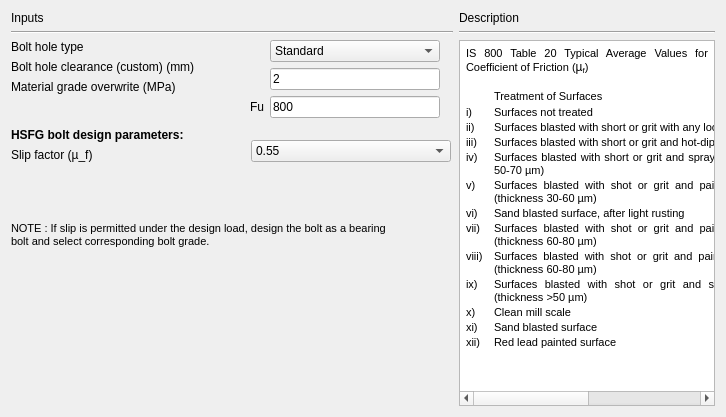
     <widget class="QWidget" name="tab_Bolt">
      <attribute name="title">
       <string>Bolt</string>
      </attribute>
      <layout class="QGridLayout" name="gridLayout_16">
       <item row="0" column="0">
        <layout class="QGridLayout" name="gridLayout_15">
         <item row="1" column="0">
          <layout class="QGridLayout" name="gridLayout_14">
           <item row="0" column="1">
            <layout class="QGridLayout" name="gridLayout_12">
             <item row="2" column="0">
              <layout class="QGridLayout" name="gridLayout_11">
               <item row="0" column="0">
                <widget class="QComboBox" name="combo_slipfactor">
                 <property name="minimumSize">
                  <size>
                   <width>0</width>
                   <height>0</height>
                  </size>
                 </property>
                 <property name="maximumSize">
                  <size>
                   <width>200</width>
                   <height>16777215</height>
                  </size>
                 </property>
                 <property name="currentIndex">
                  <number>8</number>
                 </property>
                 <item>
                  <property name="text">
                   <string>0.2</string>
                  </property>
                 </item>
                 <item>
                  <property name="text">
                   <string>0.5</string>
                  </property>
                 </item>
                 <item>
                  <property name="text">
                   <string>0.1</string>
                  </property>
                 </item>
                 <item>
                  <property name="text">
                   <string>0.25</string>
                  </property>
                 </item>
                 <item>
                  <property name="text">
                   <string>0.3</string>
                  </property>
                 </item>
                 <item>
                  <property name="text">
                   <string>0.33</string>
                  </property>
                 </item>
                 <item>
                  <property name="text">
                   <string>0.48</string>
                  </property>
                 </item>
                 <item>
                  <property name="text">
                   <string>0.52</string>
                  </property>
                 </item>
                 <item>
                  <property name="text">
                   <string>0.55</string>
                  </property>
                 </item>
                </widget>
               </item>
              </layout>
             </item>
             <item row="1" column="0">
              <spacer name="verticalSpacer_5">
               <property name="orientation">
                <enum>Qt::Vertical</enum>
               </property>
               <property name="sizeHint" stdset="0">
                <size>
                 <width>203</width>
                 <height>13</height>
                </size>
               </property>
              </spacer>
             </item>
             <item row="0" column="0">
              <layout class="QGridLayout" name="gridLayout_9">
               <item row="2" column="2">
                <widget class="QLabel" name="label_11">
                 <property name="text">
                  <string/>
                 </property>
                </widget>
               </item>
               <item row="2" column="1">
                <widget class="QLineEdit" name="txt_boltFu">
                 <property name="text">
                  <string>800</string>
                 </property>
                 <property name="alignment">
                  <set>Qt::AlignLeading|Qt::AlignLeft|Qt::AlignVCenter</set>
                 </property>
                 <property name="readOnly">
                  <bool>true</bool>
                 </property>
                </widget>
               </item>
               <item row="0" column="1">
                <widget class="QComboBox" name="combo_boltHoleType">
                 <property name="focusPolicy">
                  <enum>Qt::TabFocus</enum>
                 </property>
                 <item>
                  <property name="text">
                   <string>Standard</string>
                  </property>
                 </item>
                 <item>
                  <property name="text">
                   <string>Over-sized</string>
                  </property>
                 </item>
                </widget>
               </item>
               <item row="1" column="1">
                <widget class="QLineEdit" name="txt_boltHoleClearance">
                 <property name="text">
                  <string>2</string>
                 </property>
                 <property name="alignment">
                  <set>Qt::AlignLeading|Qt::AlignLeft|Qt::AlignVCenter</set>
                 </property>
                 <property name="readOnly">
                  <bool>true</bool>
                 </property>
                </widget>
               </item>
               <item row="1" column="2">
                <widget class="QLabel" name="label_9">
                 <property name="text">
                  <string/>
                 </property>
                </widget>
               </item>
               <item row="2" column="0">
                <widget class="QLabel" name="label_8">
                 <property name="text">
                  <string>Fu</string>
                 </property>
                </widget>
               </item>
              </layout>
             </item>
            </layout>
           </item>
           <item row="0" column="0">
            <layout class="QGridLayout" name="gridLayout_25">
             <item row="0" column="0">
              <layout class="QGridLayout" name="gridLayout">
               <item row="0" column="0">
                <widget class="QLabel" name="label">
                 <property name="text">
                  <string>Bolt hole type</string>
                 </property>
                </widget>
               </item>
               <item row="1" column="0">
                <widget class="QLabel" name="label_2">
                 <property name="text">
                  <string>Bolt hole clearance (custom) (mm)</string>
                 </property>
                </widget>
               </item>
               <item row="2" column="0">
                <widget class="QLabel" name="label_4">
                 <property name="text">
                  <string>Material grade overwrite (MPa)</string>
                 </property>
                </widget>
               </item>
              </layout>
             </item>
             <item row="1" column="0">
              <spacer name="verticalSpacer_6">
               <property name="orientation">
                <enum>Qt::Vertical</enum>
               </property>
               <property name="sizeHint" stdset="0">
                <size>
                 <width>233</width>
                 <height>28</height>
                </size>
               </property>
              </spacer>
             </item>
             <item row="2" column="0">
              <widget class="QLabel" name="label_7">
               <property name="font">
                <font>
                 <weight>75</weight>
                 <bold>true</bold>
                </font>
               </property>
               <property name="text">
                <string>HSFG bolt design parameters:</string>
               </property>
              </widget>
             </item>
             <item row="3" column="0">
              <widget class="QLabel" name="label_15">
               <property name="text">
                <string>Slip factor (µ_f)</string>
               </property>
              </widget>
             </item>
            </layout>
           </item>
          </layout>
         </item>
         <item row="0" column="0">
          <layout class="QGridLayout" name="gridLayout_27">
           <item row="0" column="0">
            <widget class="QLabel" name="label_5">
             <property name="text">
              <string>Inputs</string>
             </property>
            </widget>
           </item>
           <item row="1" column="0">
            <widget class="Line" name="line">
             <property name="orientation">
              <enum>Qt::Horizontal</enum>
             </property>
            </widget>
           </item>
          </layout>
         </item>
        </layout>
       </item>
       <item row="0" column="1" rowspan="4">
        <layout class="QGridLayout" name="gridLayout_8">
         <item row="0" column="0">
          <widget class="QLabel" name="label_3">
           <property name="text">
            <string>Description</string>
           </property>
          </widget>
         </item>
         <item row="1" column="0">
          <widget class="Line" name="line_4">
           <property name="orientation">
            <enum>Qt::Horizontal</enum>
           </property>
          </widget>
         </item>
         <item row="2" column="0">
          <widget class="QTextBrowser" name="textBrowser">
           <property name="minimumSize">
            <size>
             <width>210</width>
             <height>320</height>
            </size>
           </property>
           <property name="html">
            <string>&lt;!DOCTYPE HTML PUBLIC &quot;-//W3C//DTD HTML 4.0//EN&quot; &quot;http://www.w3.org/TR/REC-html40/strict.dtd&quot;&gt;
&lt;html&gt;&lt;head&gt;&lt;meta name=&quot;qrichtext&quot; content=&quot;1&quot; /&gt;&lt;style type=&quot;text/css&quot;&gt;
p, li { white-space: pre-wrap; }
&lt;/style&gt;&lt;/head&gt;&lt;body style=&quot; font-family:'Sans Serif'; font-size:9pt; font-weight:400; font-style:normal;&quot;&gt;
&lt;table border=&quot;0&quot; style=&quot; margin-top:0px; margin-bottom:0px; margin-left:0px; margin-right:0px;&quot; cellspacing=&quot;2&quot; cellpadding=&quot;0&quot;&gt;
&lt;tr&gt;
&lt;td colspan=&quot;3&quot;&gt;
&lt;p align=&quot;justify&quot; style=&quot; margin-top:12px; margin-bottom:12px; margin-left:0px; margin-right:0px; -qt-block-indent:0; text-indent:0px;&quot;&gt;&lt;span style=&quot; font-family:'MS Shell Dlg 2'; font-size:8pt;&quot;&gt;IS 800 Table 20 Typical Average Values for Coefficient of Friction (&lt;/span&gt;&lt;span style=&quot; font-family:'Calibri,sans-serif';&quot;&gt;µ&lt;/span&gt;&lt;span style=&quot; font-family:'Calibri,sans-serif'; vertical-align:sub;&quot;&gt;f&lt;/span&gt;&lt;span style=&quot; font-family:'MS Shell Dlg 2'; font-size:8pt;&quot;&gt;)&lt;/span&gt;&lt;/p&gt;&lt;/td&gt;&lt;/tr&gt;&lt;/table&gt;
&lt;p align=&quot;justify&quot; style=&quot;-qt-paragraph-type:empty; margin-top:12px; margin-bottom:12px; margin-left:0px; margin-right:0px; -qt-block-indent:0; text-indent:0px; font-family:'MS Shell Dlg 2'; font-size:8pt;&quot;&gt;&lt;br /&gt;&lt;/p&gt;
&lt;table border=&quot;0&quot; style=&quot; margin-top:0px; margin-bottom:0px; margin-left:0px; margin-right:0px;&quot; cellspacing=&quot;2&quot; cellpadding=&quot;0&quot;&gt;
&lt;tr&gt;
&lt;td width=&quot;26&quot;&gt;&lt;/td&gt;
&lt;td width=&quot;383&quot;&gt;
&lt;p align=&quot;justify&quot; style=&quot; margin-top:12px; margin-bottom:12px; margin-left:0px; margin-right:0px; -qt-block-indent:0; text-indent:0px;&quot;&gt;&lt;span style=&quot; font-family:'MS Shell Dlg 2'; font-size:8pt;&quot;&gt;Treatment of Surfaces&lt;/span&gt;&lt;/p&gt;&lt;/td&gt;
&lt;td width=&quot;78&quot;&gt;
&lt;p align=&quot;justify&quot; style=&quot; margin-top:12px; margin-bottom:12px; margin-left:0px; margin-right:0px; -qt-block-indent:0; text-indent:0px;&quot;&gt;&lt;span style=&quot; font-family:'MS Shell Dlg 2'; font-size:8pt;&quot;&gt;  µ_f&lt;/span&gt;&lt;/p&gt;&lt;/td&gt;&lt;/tr&gt;
&lt;tr&gt;
&lt;td&gt;
&lt;p align=&quot;justify&quot; style=&quot; margin-top:12px; margin-bottom:12px; margin-left:0px; margin-right:0px; -qt-block-indent:0; text-indent:0px;&quot;&gt;&lt;span style=&quot; font-family:'MS Shell Dlg 2'; font-size:8pt;&quot;&gt;i)&lt;/span&gt;&lt;/p&gt;&lt;/td&gt;
&lt;td&gt;
&lt;p align=&quot;justify&quot; style=&quot; margin-top:12px; margin-bottom:12px; margin-left:0px; margin-right:0px; -qt-block-indent:0; text-indent:0px;&quot;&gt;&lt;span style=&quot; font-family:'MS Shell Dlg 2'; font-size:8pt;&quot;&gt;Surfaces not treated&lt;/span&gt;&lt;/p&gt;&lt;/td&gt;
&lt;td&gt;
&lt;p align=&quot;justify&quot; style=&quot; margin-top:12px; margin-bottom:12px; margin-left:0px; margin-right:0px; -qt-block-indent:0; text-indent:0px;&quot;&gt;&lt;span style=&quot; font-family:'MS Shell Dlg 2'; font-size:8pt;&quot;&gt;  0.2&lt;/span&gt;&lt;/p&gt;&lt;/td&gt;&lt;/tr&gt;
&lt;tr&gt;
&lt;td&gt;
&lt;p align=&quot;justify&quot; style=&quot; margin-top:12px; margin-bottom:12px; margin-left:0px; margin-right:0px; -qt-block-indent:0; text-indent:0px;&quot;&gt;&lt;span style=&quot; font-family:'MS Shell Dlg 2'; font-size:8pt;&quot;&gt;ii)&lt;/span&gt;&lt;/p&gt;&lt;/td&gt;
&lt;td&gt;
&lt;p align=&quot;justify&quot; style=&quot; margin-top:12px; margin-bottom:12px; margin-left:0px; margin-right:0px; -qt-block-indent:0; text-indent:0px;&quot;&gt;&lt;span style=&quot; font-family:'MS Shell Dlg 2'; font-size:8pt;&quot;&gt;Surfaces blasted with short or grit with any loose rust removed, no pitting&lt;/span&gt;&lt;/p&gt;&lt;/td&gt;
&lt;td&gt;
&lt;p align=&quot;justify&quot; style=&quot; margin-top:12px; margin-bottom:12px; margin-left:0px; margin-right:0px; -qt-block-indent:0; text-indent:0px;&quot;&gt;&lt;span style=&quot; font-family:'MS Shell Dlg 2'; font-size:8pt;&quot;&gt;  0.5&lt;/span&gt;&lt;/p&gt;&lt;/td&gt;&lt;/tr&gt;
&lt;tr&gt;
&lt;td&gt;
&lt;p align=&quot;justify&quot; style=&quot; margin-top:12px; margin-bottom:12px; margin-left:0px; margin-right:0px; -qt-block-indent:0; text-indent:0px;&quot;&gt;&lt;span style=&quot; font-family:'MS Shell Dlg 2'; font-size:8pt;&quot;&gt;iii)&lt;/span&gt;&lt;/p&gt;&lt;/td&gt;
&lt;td&gt;
&lt;p align=&quot;justify&quot; style=&quot; margin-top:12px; margin-bottom:12px; margin-left:0px; margin-right:0px; -qt-block-indent:0; text-indent:0px;&quot;&gt;&lt;span style=&quot; font-family:'MS Shell Dlg 2'; font-size:8pt;&quot;&gt;Surfaces blasted with short or grit and hot-dip galvanized&lt;/span&gt;&lt;/p&gt;&lt;/td&gt;
&lt;td&gt;
&lt;p align=&quot;justify&quot; style=&quot; margin-top:12px; margin-bottom:12px; margin-left:0px; margin-right:0px; -qt-block-indent:0; text-indent:0px;&quot;&gt;&lt;span style=&quot; font-family:'MS Shell Dlg 2'; font-size:8pt;&quot;&gt;  0.1&lt;/span&gt;&lt;/p&gt;&lt;/td&gt;&lt;/tr&gt;
&lt;tr&gt;
&lt;td&gt;
&lt;p align=&quot;justify&quot; style=&quot; margin-top:12px; margin-bottom:12px; margin-left:0px; margin-right:0px; -qt-block-indent:0; text-indent:0px;&quot;&gt;&lt;span style=&quot; font-family:'MS Shell Dlg 2'; font-size:8pt;&quot;&gt;iv)&lt;/span&gt;&lt;/p&gt;&lt;/td&gt;
&lt;td&gt;
&lt;p align=&quot;justify&quot; style=&quot; margin-top:12px; margin-bottom:12px; margin-left:0px; margin-right:0px; -qt-block-indent:0; text-indent:0px;&quot;&gt;&lt;span style=&quot; font-family:'MS Shell Dlg 2'; font-size:8pt;&quot;&gt;Surfaces blasted with short or grit and spray - metallized with zinc (thickness 50-70 µm)&lt;/span&gt;&lt;/p&gt;&lt;/td&gt;
&lt;td&gt;
&lt;p align=&quot;justify&quot; style=&quot; margin-top:12px; margin-bottom:12px; margin-left:0px; margin-right:0px; -qt-block-indent:0; text-indent:0px;&quot;&gt;&lt;span style=&quot; font-family:'MS Shell Dlg 2'; font-size:8pt;&quot;&gt;  0.25&lt;/span&gt;&lt;/p&gt;&lt;/td&gt;&lt;/tr&gt;
&lt;tr&gt;
&lt;td&gt;
&lt;p align=&quot;justify&quot; style=&quot; margin-top:12px; margin-bottom:12px; margin-left:0px; margin-right:0px; -qt-block-indent:0; text-indent:0px;&quot;&gt;&lt;span style=&quot; font-family:'MS Shell Dlg 2'; font-size:8pt;&quot;&gt;v)&lt;/span&gt;&lt;/p&gt;&lt;/td&gt;
&lt;td&gt;
&lt;p align=&quot;justify&quot; style=&quot; margin-top:12px; margin-bottom:12px; margin-left:0px; margin-right:0px; -qt-block-indent:0; text-indent:0px;&quot;&gt;&lt;span style=&quot; font-family:'MS Shell Dlg 2'; font-size:8pt;&quot;&gt;Surfaces blasted with shot or grit and painted with ethylzinc silicate coat (thickness 30-60 µm)&lt;/span&gt;&lt;/p&gt;&lt;/td&gt;
&lt;td&gt;
&lt;p align=&quot;justify&quot; style=&quot; margin-top:12px; margin-bottom:12px; margin-left:0px; margin-right:0px; -qt-block-indent:0; text-indent:0px;&quot;&gt;&lt;span style=&quot; font-family:'MS Shell Dlg 2'; font-size:8pt;&quot;&gt;  0.3&lt;/span&gt;&lt;/p&gt;&lt;/td&gt;&lt;/tr&gt;
&lt;tr&gt;
&lt;td&gt;
&lt;p align=&quot;justify&quot; style=&quot; margin-top:12px; margin-bottom:12px; margin-left:0px; margin-right:0px; -qt-block-indent:0; text-indent:0px;&quot;&gt;&lt;span style=&quot; font-family:'MS Shell Dlg 2'; font-size:8pt;&quot;&gt;vi)&lt;/span&gt;&lt;/p&gt;&lt;/td&gt;
&lt;td&gt;
&lt;p align=&quot;justify&quot; style=&quot; margin-top:12px; margin-bottom:12px; margin-left:0px; margin-right:0px; -qt-block-indent:0; text-indent:0px;&quot;&gt;&lt;span style=&quot; font-family:'MS Shell Dlg 2'; font-size:8pt;&quot;&gt;Sand blasted surface, after light rusting&lt;/span&gt;&lt;/p&gt;&lt;/td&gt;
&lt;td&gt;
&lt;p align=&quot;justify&quot; style=&quot; margin-top:12px; margin-bottom:12px; margin-left:0px; margin-right:0px; -qt-block-indent:0; text-indent:0px;&quot;&gt;&lt;span style=&quot; font-family:'MS Shell Dlg 2'; font-size:8pt;&quot;&gt;  0.52&lt;/span&gt;&lt;/p&gt;&lt;/td&gt;&lt;/tr&gt;
&lt;tr&gt;
&lt;td&gt;
&lt;p align=&quot;justify&quot; style=&quot; margin-top:12px; margin-bottom:12px; margin-left:0px; margin-right:0px; -qt-block-indent:0; text-indent:0px;&quot;&gt;&lt;span style=&quot; font-family:'MS Shell Dlg 2'; font-size:8pt;&quot;&gt;vii)&lt;/span&gt;&lt;/p&gt;&lt;/td&gt;
&lt;td&gt;
&lt;p align=&quot;justify&quot; style=&quot; margin-top:12px; margin-bottom:12px; margin-left:0px; margin-right:0px; -qt-block-indent:0; text-indent:0px;&quot;&gt;&lt;span style=&quot; font-family:'MS Shell Dlg 2'; font-size:8pt;&quot;&gt;Surfaces blasted with shot or grit and painted with ethylzinc silicate coat (thickness 60-80 µm)&lt;/span&gt;&lt;/p&gt;&lt;/td&gt;
&lt;td&gt;
&lt;p align=&quot;justify&quot; style=&quot; margin-top:12px; margin-bottom:12px; margin-left:0px; margin-right:0px; -qt-block-indent:0; text-indent:0px;&quot;&gt;&lt;span style=&quot; font-family:'MS Shell Dlg 2'; font-size:8pt;&quot;&gt;  0.3&lt;/span&gt;&lt;/p&gt;&lt;/td&gt;&lt;/tr&gt;
&lt;tr&gt;
&lt;td&gt;
&lt;p align=&quot;justify&quot; style=&quot; margin-top:12px; margin-bottom:12px; margin-left:0px; margin-right:0px; -qt-block-indent:0; text-indent:0px;&quot;&gt;&lt;span style=&quot; font-family:'MS Shell Dlg 2'; font-size:8pt;&quot;&gt;viii)&lt;/span&gt;&lt;/p&gt;&lt;/td&gt;
&lt;td&gt;
&lt;p align=&quot;justify&quot; style=&quot; margin-top:12px; margin-bottom:12px; margin-left:0px; margin-right:0px; -qt-block-indent:0; text-indent:0px;&quot;&gt;&lt;span style=&quot; font-family:'MS Shell Dlg 2'; font-size:8pt;&quot;&gt;Surfaces blasted with shot or grit and painted with alcalizinc silicate coat (thickness 60-80 µm)&lt;/span&gt;&lt;/p&gt;&lt;/td&gt;
&lt;td&gt;
&lt;p align=&quot;justify&quot; style=&quot; margin-top:12px; margin-bottom:12px; margin-left:0px; margin-right:0px; -qt-block-indent:0; text-indent:0px;&quot;&gt;&lt;span style=&quot; font-family:'MS Shell Dlg 2'; font-size:8pt;&quot;&gt;  0.3&lt;/span&gt;&lt;/p&gt;&lt;/td&gt;&lt;/tr&gt;
&lt;tr&gt;
&lt;td&gt;
&lt;p align=&quot;justify&quot; style=&quot; margin-top:12px; margin-bottom:12px; margin-left:0px; margin-right:0px; -qt-block-indent:0; text-indent:0px;&quot;&gt;&lt;span style=&quot; font-family:'MS Shell Dlg 2'; font-size:8pt;&quot;&gt;ix)&lt;/span&gt;&lt;/p&gt;&lt;/td&gt;
&lt;td&gt;
&lt;p align=&quot;justify&quot; style=&quot; margin-top:12px; margin-bottom:12px; margin-left:0px; margin-right:0px; -qt-block-indent:0; text-indent:0px;&quot;&gt;&lt;span style=&quot; font-family:'MS Shell Dlg 2'; font-size:8pt;&quot;&gt;Surfaces blasted with shot or grit and spray metallized with aluminium (thickness &amp;gt;50 µm)&lt;/span&gt;&lt;/p&gt;&lt;/td&gt;
&lt;td&gt;
&lt;p align=&quot;justify&quot; style=&quot; margin-top:12px; margin-bottom:12px; margin-left:0px; margin-right:0px; -qt-block-indent:0; text-indent:0px;&quot;&gt;&lt;span style=&quot; font-family:'MS Shell Dlg 2'; font-size:8pt;&quot;&gt;  0.5&lt;/span&gt;&lt;/p&gt;&lt;/td&gt;&lt;/tr&gt;
&lt;tr&gt;
&lt;td&gt;
&lt;p align=&quot;justify&quot; style=&quot; margin-top:12px; margin-bottom:12px; margin-left:0px; margin-right:0px; -qt-block-indent:0; text-indent:0px;&quot;&gt;&lt;span style=&quot; font-family:'MS Shell Dlg 2'; font-size:8pt;&quot;&gt;x)&lt;/span&gt;&lt;/p&gt;&lt;/td&gt;
&lt;td&gt;
&lt;p align=&quot;justify&quot; style=&quot; margin-top:12px; margin-bottom:12px; margin-left:0px; margin-right:0px; -qt-block-indent:0; text-indent:0px;&quot;&gt;&lt;span style=&quot; font-family:'MS Shell Dlg 2'; font-size:8pt;&quot;&gt;Clean mill scale&lt;/span&gt;&lt;/p&gt;&lt;/td&gt;
&lt;td&gt;
&lt;p align=&quot;justify&quot; style=&quot; margin-top:12px; margin-bottom:12px; margin-left:0px; margin-right:0px; -qt-block-indent:0; text-indent:0px;&quot;&gt;&lt;span style=&quot; font-family:'MS Shell Dlg 2'; font-size:8pt;&quot;&gt;  0.33&lt;/span&gt;&lt;/p&gt;&lt;/td&gt;&lt;/tr&gt;
&lt;tr&gt;
&lt;td&gt;
&lt;p align=&quot;justify&quot; style=&quot; margin-top:12px; margin-bottom:12px; margin-left:0px; margin-right:0px; -qt-block-indent:0; text-indent:0px;&quot;&gt;&lt;span style=&quot; font-family:'MS Shell Dlg 2'; font-size:8pt;&quot;&gt;xi)&lt;/span&gt;&lt;/p&gt;&lt;/td&gt;
&lt;td&gt;
&lt;p align=&quot;justify&quot; style=&quot; margin-top:12px; margin-bottom:12px; margin-left:0px; margin-right:0px; -qt-block-indent:0; text-indent:0px;&quot;&gt;&lt;span style=&quot; font-family:'MS Shell Dlg 2'; font-size:8pt;&quot;&gt;Sand blasted surface&lt;/span&gt;&lt;/p&gt;&lt;/td&gt;
&lt;td&gt;
&lt;p align=&quot;justify&quot; style=&quot; margin-top:12px; margin-bottom:12px; margin-left:0px; margin-right:0px; -qt-block-indent:0; text-indent:0px;&quot;&gt;&lt;span style=&quot; font-family:'MS Shell Dlg 2'; font-size:8pt;&quot;&gt;  0.48&lt;/span&gt;&lt;/p&gt;&lt;/td&gt;&lt;/tr&gt;
&lt;tr&gt;
&lt;td&gt;
&lt;p align=&quot;justify&quot; style=&quot; margin-top:12px; margin-bottom:12px; margin-left:0px; margin-right:0px; -qt-block-indent:0; text-indent:0px;&quot;&gt;&lt;span style=&quot; font-family:'MS Shell Dlg 2'; font-size:8pt;&quot;&gt;xii)&lt;/span&gt;&lt;/p&gt;&lt;/td&gt;
&lt;td&gt;
&lt;p align=&quot;justify&quot; style=&quot; margin-top:12px; margin-bottom:12px; margin-left:0px; margin-right:0px; -qt-block-indent:0; text-indent:0px;&quot;&gt;&lt;span style=&quot; font-family:'MS Shell Dlg 2'; font-size:8pt;&quot;&gt;Red lead painted surface&lt;/span&gt;&lt;/p&gt;&lt;/td&gt;
&lt;td&gt;
&lt;p align=&quot;justify&quot; style=&quot; margin-top:12px; margin-bottom:12px; margin-left:0px; margin-right:0px; -qt-block-indent:0; text-indent:0px;&quot;&gt;&lt;span style=&quot; font-family:'MS Shell Dlg 2'; font-size:8pt;&quot;&gt;  0.1&lt;/span&gt;&lt;/p&gt;
&lt;p align=&quot;justify&quot; style=&quot;-qt-paragraph-type:empty; margin-top:12px; margin-bottom:12px; margin-left:0px; margin-right:0px; -qt-block-indent:0; text-indent:0px; font-family:'MS Shell Dlg 2'; font-size:8pt;&quot;&gt;&lt;br /&gt;&lt;/p&gt;&lt;/td&gt;&lt;/tr&gt;&lt;/table&gt;&lt;/body&gt;&lt;/html&gt;</string>
           </property>
          </widget>
         </item>
        </layout>
       </item>
       <item row="3" column="0">
        <spacer name="verticalSpacer_10">
         <property name="orientation">
          <enum>Qt::Vertical</enum>
         </property>
         <property name="sizeHint" stdset="0">
          <size>
           <width>20</width>
           <height>158</height>
          </size>
         </property>
        </spacer>
       </item>
       <item row="2" column="0">
        <widget class="QLabel" name="label_note">
         <property name="font">
          <font>
           <pointsize>8</pointsize>
           <weight>50</weight>
           <italic>false</italic>
           <bold>false</bold>
          </font>
         </property>
         <property name="text">
          <string>NOTE : If slip is permitted under the design load, design the bolt as a bearing
bolt and select corresponding bolt grade.</string>
         </property>
        </widget>
       </item>
       <item row="1" column="0">
        <spacer name="verticalSpacer">
         <property name="orientation">
          <enum>Qt::Vertical</enum>
         </property>
         <property name="sizeHint" stdset="0">
          <size>
           <width>20</width>
           <height>54</height>
          </size>
         </property>
        </spacer>
       </item>
      </layout>
     </widget>
